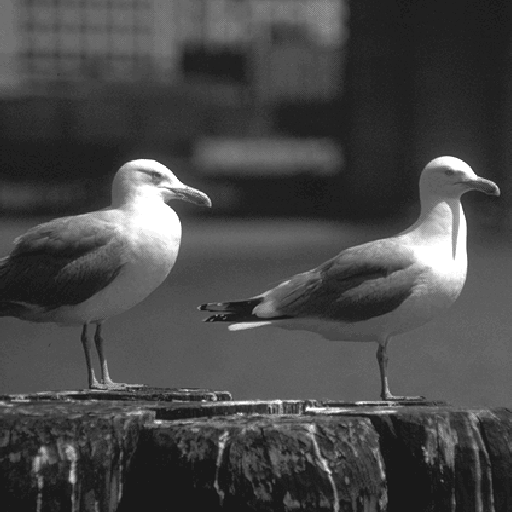
#> input picture Lista-segmentacao/originals/seagull.png, 512 x 512 px
$ python 02.py
#> lines starting #> are read from the running program, lines starting #| are printed output that depends on the picture
import numpy as np
import cv2
import os

imageFiles = ["seagull.png", "baboon.png", "butterfly.png", "city.png", "house.png"]
inputPath = os.path.realpath(os.path.dirname(__file__))
outputPath = inputPath + "/output/02/"
inputPath += "/originals/"

kernels = [
    # h1 - laplaciano do gaussiano
    np.array([  [ 0,  0, -1,  0,  0],
                [ 0, -1, -2, -1,  0],
                [-1, -2, 16, -2, -1],
                [ 0, -1, -2, -1,  0],
                [ 0,  0, -1,  0,  0] ]),

    # h2
    np.array([  [ 1,  4,  6,  4,  1],
                [ 4, 16, 24, 16,  4],
                [ 6, 24, 36, 24,  6],
                [ 4, 16, 24, 16,  4],
                [ 1,  4,  6,  4,  1] ]) / 256,

    # h3 - sobel vertical
    np.array([  [-1, 0, 1],
                [-2, 0, 2],
                [-1, 0, 1] ]),

    # h4 - sobel horizontal
    np.array([  [-1, -2, -1],
                [0]*3,
                [ 1,  2,  1] ]),

    # h5 - detecção de pontos
    np.array([  [-1]*3,
                [-1,  8, -1],
                [-1]*3] ),

    # h6 - blur
    np.array(   [[1]*3]*3 ) / 9,

    # h7 - detecção de retas
    np.array([  [-1, -1,  2],
                [-1,  2, -1],
                [ 2, -1, -1] ]),

    # h8 - detecção de retas
    np.array([  [ 2, -1, -1],
                [-1,  2, -1],
                [-1, -1,  2] ]),
    # h9
    np.diag(    [1]*10 ) / 9,

    # h10
    np.array([  [-1]*5,
                [-1, 2, 2, 2, -1],
                [-1, 2, 8, 2, -1],
                [-1, 2, 2, 2, -1],
                [-1]*5 ]) / 8,

    # h11
    np.array([  [-1, -1,  0],
                [-1,  0,  1],
                [ 0,  1,  1] ]),

    # sqrt( (h3)^2 + (h4)^2 )
    np.array([  [0]*3]*3) ]

def readFiles():
    images = []
    for i in range(len(imageFiles)):
        images.append(cv2.imread(inputPath + imageFiles[i], cv2.IMREAD_GRAYSCALE))
        if images[i] is None:
            print("\nERROR: Coult not read file:", inputPath + imageFiles[i])
            exit(0)
    return images

class Originals:
    def __init__(self, images):
        self.images = images

    # [5 lines of commented-out code are left out]

    def applyKernel(self, kernelMatrices):
        outputFiles = []
        for i in self.images:
            outputImages = []
            for j in kernelMatrices:
                outputImages.append(cv2.filter2D(src=i, ddepth=-1, kernel=j))
            outputFiles.append(outputImages)

        for i in range(len(outputFiles)):
            for j in range(len(kernels)):
                name, fileFormat = imageFiles[i].split(".")
                if j+1 != 12:
                    cv2.imwrite(outputPath + name + "_Kernel_" + str(j+1) + "." + fileFormat, outputFiles[i][j])
                else:
                    cv2.imwrite(outputPath + name + "_Kernels_3_with_4." + fileFormat, outputFiles[i][j])
#> this loop made 5 passes
#> pass 1, in applyKernel, `cv2.imwrite(outputPath + name + "_Kernel_" + str(j+1) + "." + fileForm..`:
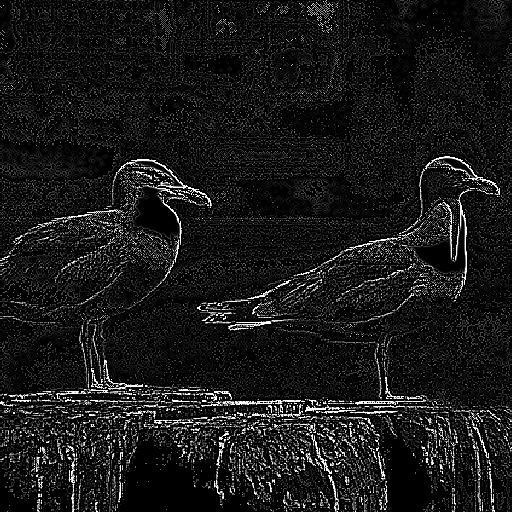
#> saved as seagull_Kernel_1.png: shape (512, 512); min 0, max 255, mean 23.7
#> pass 1, in applyKernel, `cv2.imwrite(outputPath + name + "_Kernel_" + str(j+1) + "." + fileForm..`:
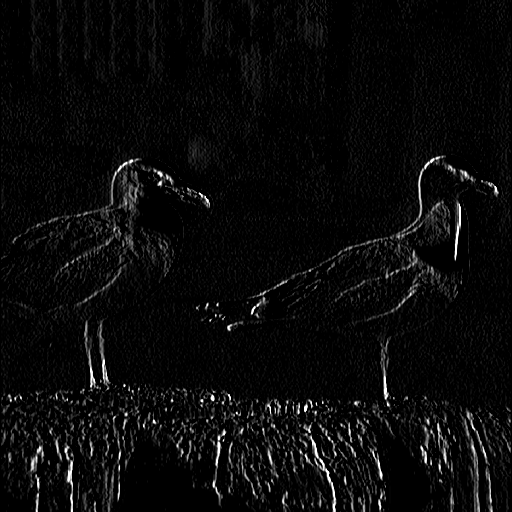
#> saved as seagull_Kernel_3.png: shape (512, 512); min 0, max 255, mean 10.1
#> pass 1, in applyKernel, `cv2.imwrite(outputPath + name + "_Kernel_" + str(j+1) + "." + fileForm..`:
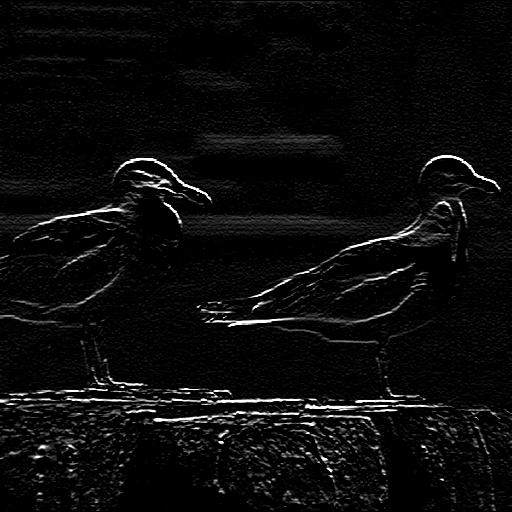
#> saved as seagull_Kernel_4.png: shape (512, 512); min 0, max 255, mean 11
        cv2.waitKey(0)
        cv2.destroyAllWindows()

originals = Originals(readFiles())
# originals.showAll()
originals.applyKernel(kernels)
